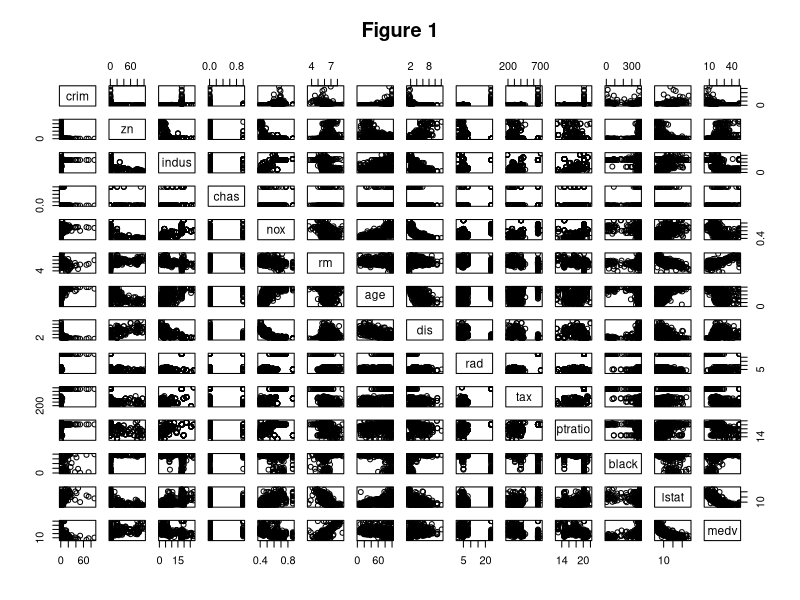
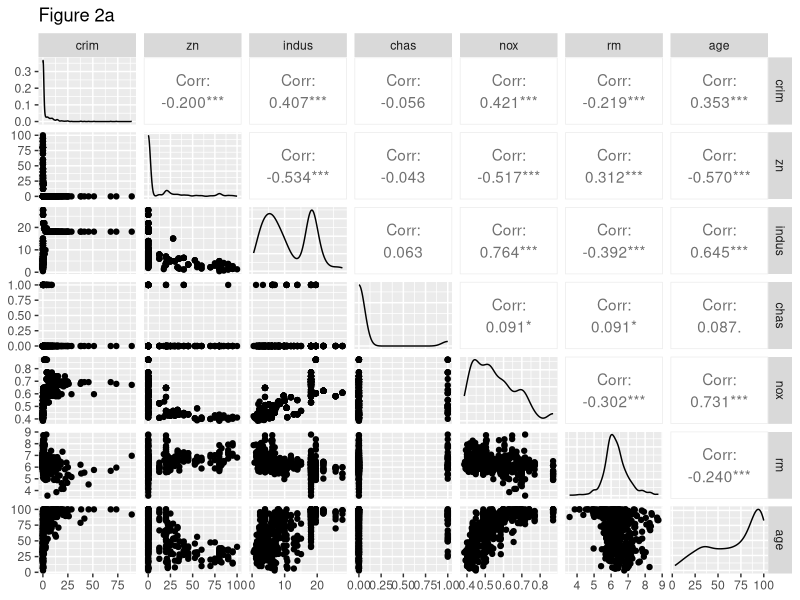
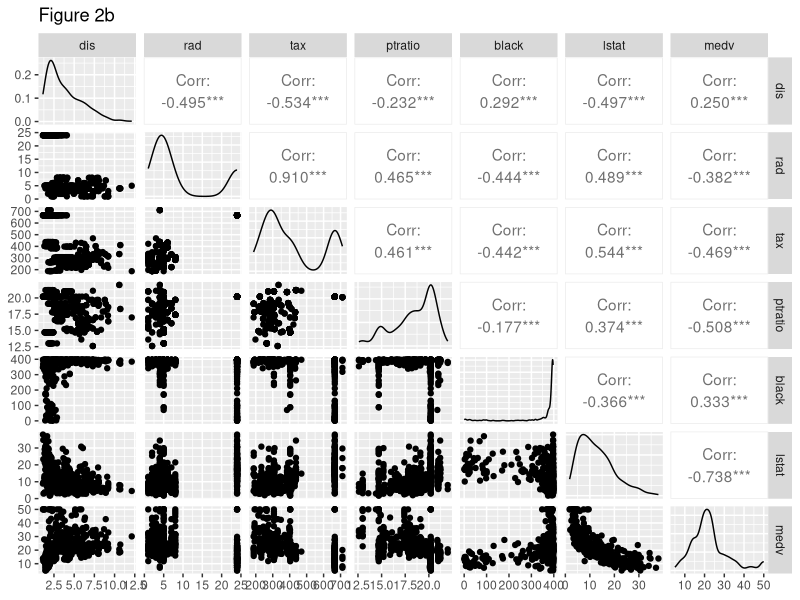
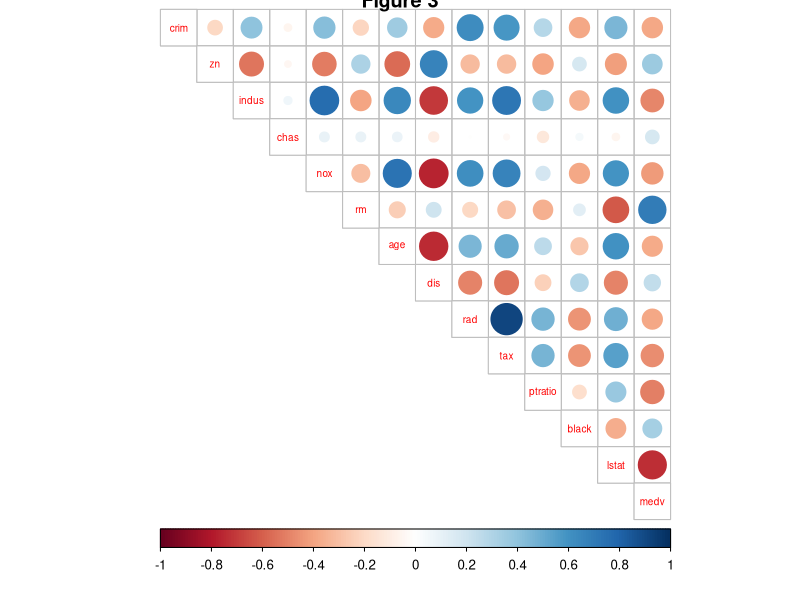
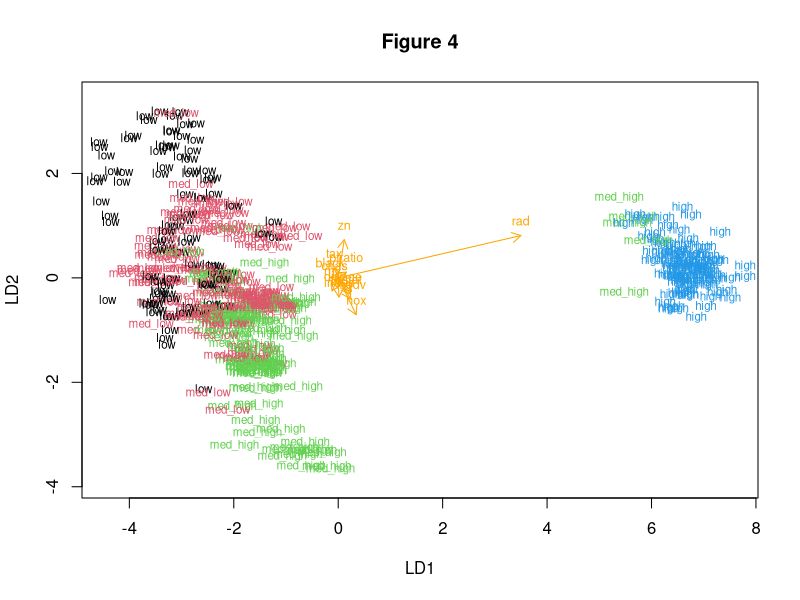
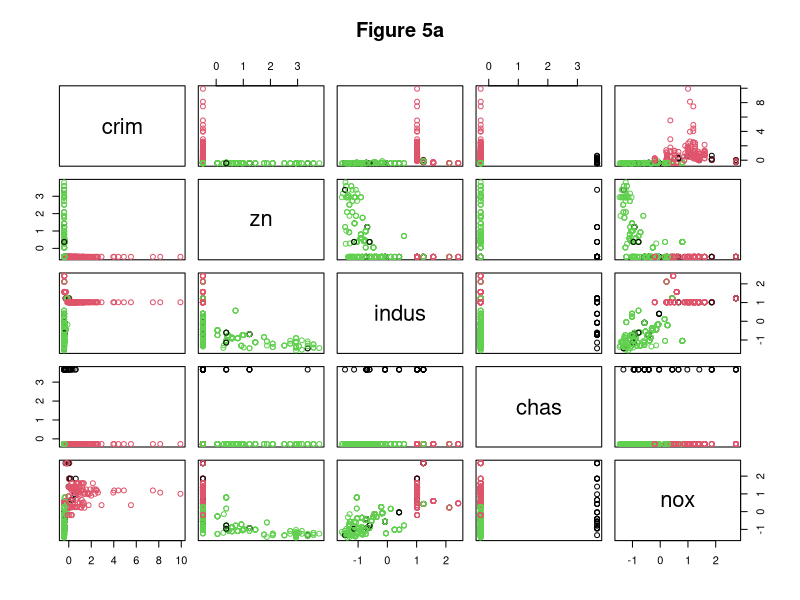
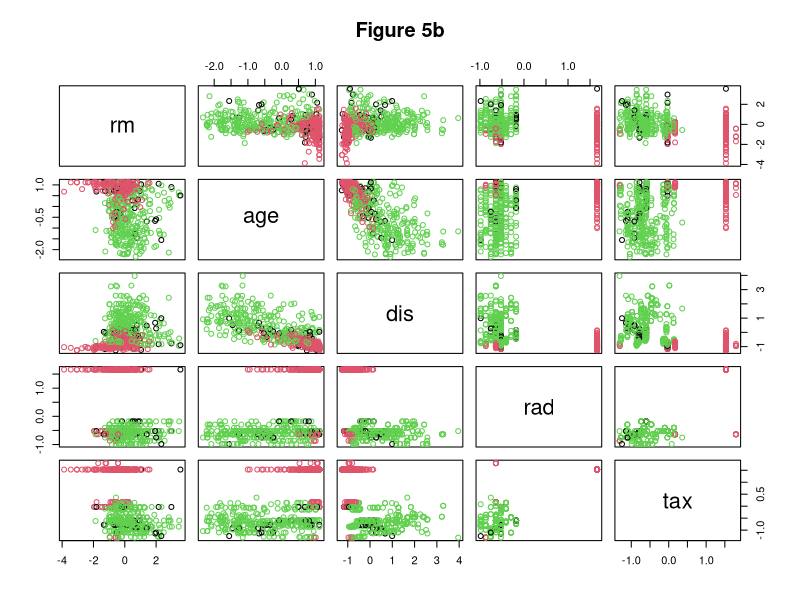
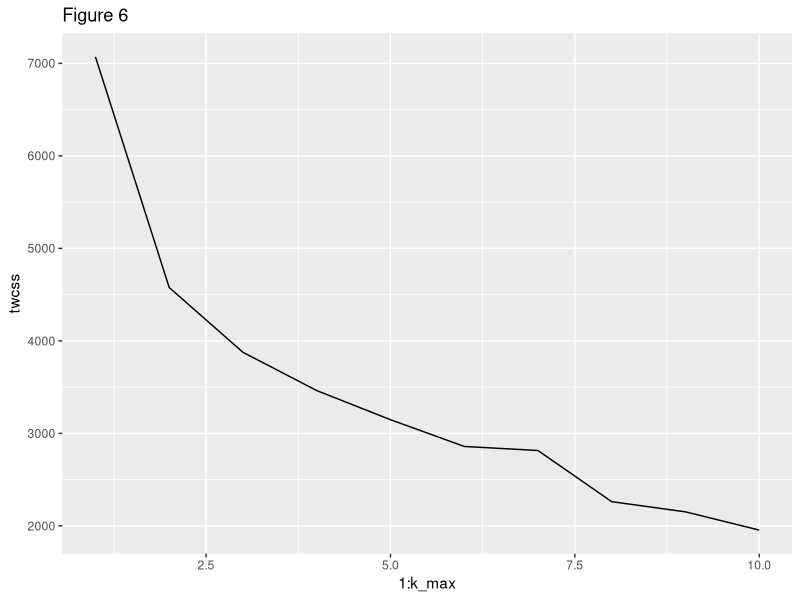

Write the R code that produced these figures, in order.
## ---- chunk 1
knitr::opts_chunk$set(echo = TRUE)


## ---- chunk 2


rm(list=ls())

# 1.

library(MASS)
library(tidyr)

data(Boston)

str(Boston)
dim(Boston)



## ---- chunk 3


#install.packages("corrplot")
library(corrplot)
library(GGally)

# Summaries of the variables
summary(Boston)

p1 <- pairs(Boston, main = "Figure 1")

cor_matrix<-cor(Boston) 

# create a more advanced plot matrix with ggpairs()
p2a <- ggpairs(Boston[1:7], lower = list(combo = wrap("facethist", bins = 20)), title = "Figure 2a")

# create a more advanced plot matrix with ggpairs()
p2b <- ggpairs(Boston[8:14], lower = list(combo = wrap("facethist", bins = 20)), title = "Figure 2b")


# draw the plots
p1
p2a
p2b

# print the correlation matrix
cor_matrix %>% round(digits=2)

# visualize the correlation matrix
p3 <- corrplot(cor_matrix, method="circle", type = "upper", cl.pos = "b", tl.pos = "d", tl.cex = 0.6, main = "Figure 3")
p3


## ---- chunk 4


# 4.

# Scale by substracting the mean and dividing with the standard deviation.

boston_scaled <- scale(Boston)

# summaries of the scaled variables
summary(boston_scaled)


# class of the boston_scaled object
class(boston_scaled)

# change the object to data frame
boston_scaled <- as.data.frame(boston_scaled)




## ---- chunk 5


# 4. continues

# Categorical variable crime rate and division into training and testing sets.

summary(boston_scaled$crim)

# create a quantile vector of crim and print it


bins <- quantile(boston_scaled$crim)
bins

# create a categorical variable 'crime'
crime <- cut(boston_scaled$crim, breaks = bins, include.lowest = TRUE, labels = c("low", "med_low", "med_high", "high"))

# look at the table of the new factor crime
table(crime)

# remove original crim from the dataset
boston_scaled <- dplyr::select(boston_scaled, -crim)

# add the new categorical value to scaled data
boston_scaled <- data.frame(boston_scaled, crime)


## Division into training and testing

# number of rows in the Boston dataset 
n <- nrow(boston_scaled)

# choose randomly 80% of the rows
ind <- sample(n,  size = n * 0.8)

# create train set
train <- boston_scaled[ind,]

# create test set 
test <- boston_scaled[-ind,]

# save the correct classes from test data
correct_classes <- test$crime

# remove the crime variable from test data
test <- dplyr::select(test, -crime)




## ---- chunk 6

# 5. 

# MASS and train are available

# linear discriminant analysis
lda.fit <- lda(crime ~ ., data = train)

# print the lda.fit object
lda.fit

# the function for lda biplot arrows
lda.arrows <- function(x, myscale = 1, arrow_heads = 0.1, color = "orange", tex = 0.75, choices = c(1,2)){
  heads <- coef(x)
  arrows(x0 = 0, y0 = 0, 
         x1 = myscale * heads[,choices[1]], 
         y1 = myscale * heads[,choices[2]], col=color, length = arrow_heads)
  text(myscale * heads[,choices], labels = row.names(heads), 
       cex = tex, col=color, pos=3)
}

# target classes as numeric
classes <- as.numeric(train$crime)

# plot the lda results  (LDA (bi)plot)
plot(lda.fit, dimen = 2, col = classes, pch = classes, main = "Figure 4")
lda.arrows(lda.fit, myscale = 1)


## ---- chunk 7

# 6. 

# predict classes with test data
lda.pred <- predict(lda.fit, newdata = test)

# cross tabulate the results
table(correct = correct_classes, predicted = lda.pred$class)



## ---- chunk 8

# 7. Distance measures (K-mass, euclidian, manhattan)


library(MASS)
data('Boston')

# euclidean distance matrix
dist_eu <- dist(Boston)

# look at the summary of the distances
summary(dist_eu)

# manhattan distance matrix
dist_man <- dist(Boston, method = "manhattan")

# look at the summary of the distances
summary(dist_man)

# Scale the variables
boston_scaled <- scale(Boston)

# summaries of the scaled variables
summary(boston_scaled)

# class of the boston_scaled object
class(boston_scaled)

# change the object to data frame
boston_scaled <- as.data.frame(boston_scaled)

# k-means clustering
km <- kmeans(boston_scaled, centers = 3)

# plot the Boston dataset with clusters
p51 <- pairs(boston_scaled[1:5], col = km$cluster, main = "Figure 5a")
p52 <- pairs(boston_scaled[6:10], col = km$cluster, main = "Figure 5b")


p51
p52


## ---- chunk 9

# 7. Continues

# MASS, ggplot2 and Boston dataset are available
set.seed(123)

# determine the number of clusters
k_max <- 10

# calculate the total within sum of squares
twcss <- sapply(1:k_max, function(k){kmeans(boston_scaled, k)$tot.withinss})

# visualize the results
p6 <- qplot(x = 1:k_max, y = twcss, geom = 'line', main = "Figure 6")
p6


# k-means clustering
km <-kmeans(boston_scaled, centers = 3)

# plot the Boston dataset with clusters
p71 <- pairs(boston_scaled[1:5], col = km$cluster, main = "Figure 7a")
p72 <- pairs(boston_scaled[6:10], col = km$cluster, main = "Figure 7b")

p71
p72



